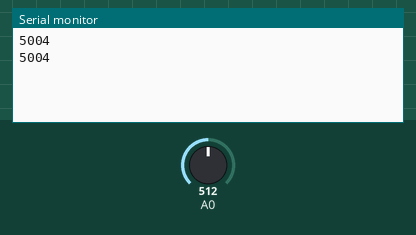
Recording of a sketch running on a simulated Arduino Uno, built with avr-gcc and run on an emulated ATmega328P. Shown: the last lines printed to the serial monitor. The inputs (shaded band) are chosen by the test bench; at power-on: A0 = 512.

Above: at 1.8 s.
1.9 s: A0 set to 716
At 2.4 s:
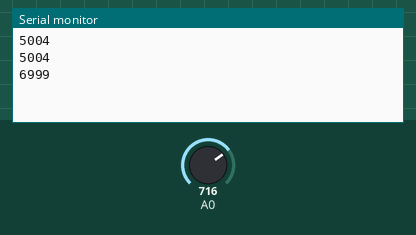
3.4 s: A0 set to 900
At 4.8 s:
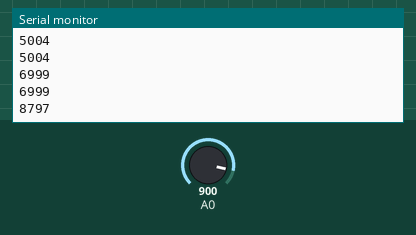
Timing chart, 0 to 6.4 s (numbered marks = the images above; inputs shaded):
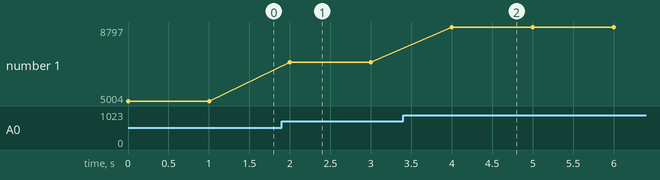

Measured:
- after the input at 1.9 s, the serial monitor: prints a new line after 0.10 s (image 1)
- after the input at 3.4 s, the serial monitor: prints a new line after 0.60 s (image 2)
- plotted number 1: 5004 → 6999 after the input at 1.9 s, 6999 → 8797 after the input at 3.4 s

The sketch:

sw____.ino
```cpp
void setup() {
Serial.begin(115200);
}
void loop() {
int adcInput = analogRead(A0);
int voltage = map(adcInput, 0, 1023, 0, 5000*2);
Serial.println(voltage);
delay(1000);
}
```
